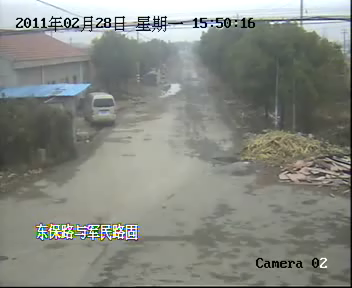
%> input picture MY MAT LIB/Leaf/bmp/1000_1065.avi.bmp, 352 x 288 px
$ octave --eval "lab2_exp(imread('../bmp/1000_1065.avi.bmp'));"   (GNU Octave 9; MATLAB toolbox functions it lacks are replaced by stand-ins)
%> lines starting %> are read from the running program, lines starting %| are printed output that depends on the picture; in (x1, y1, x2, y2) boxes, pixels count from 0 and x2, y2 are one past the last pixel; in counts of white or black regions, pixels touching at a corner belong together; the program's own positions count from 1
function [] = lab2_exp( rgb )
%%
T_lab = 128;

%%
cform = makecform('srgb2lab');
lab = applycform(rgb, cform);
%> lab: size 288x352x3 uint8; mean of channels 1, 2, 3 142.9, 126, 131.3

a = lab(:,:,2);
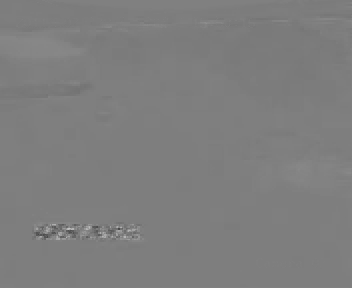
%> a: size 288x352 uint8; min 71, max 195, mean 126
b = lab(:,:,3);
figure(1);
subplot(121);imhist(a);
subplot(122);imhist(b);
%> after `imhist(b)`:
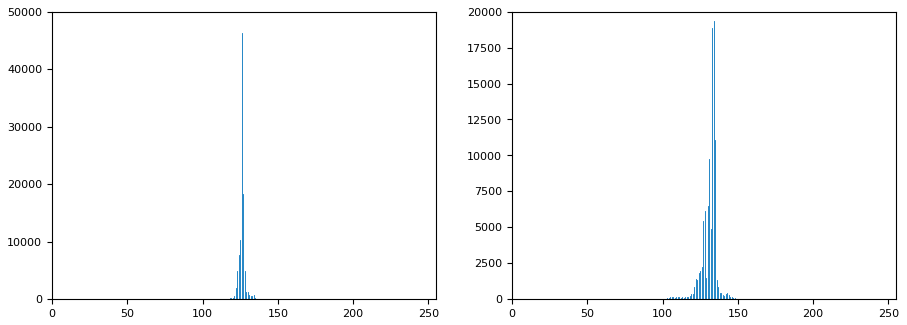
%> figure redrawn from the program's plot data, 2 panels; panel 1: highest point at x = 126, y = 46244; panel 2: highest point at x = 134, y = 19388

mask = uint8(a<T_lab );
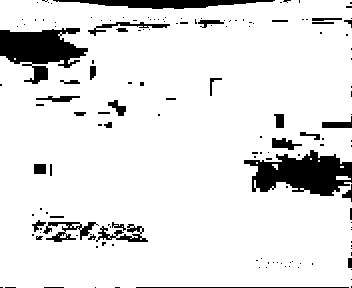
%> mask: size 288x352 uint8; values 0 (black) and 1 (white), 89.6% white; 153 black regions (116 under 20 px), largest, box (x1, y1, x2, y2) and area: (244, 150, 352, 196) 3011, (0, 28, 88, 84) 2654, (53, 0, 275, 9) 1199
redA = mask .* rgb(:,:,2);
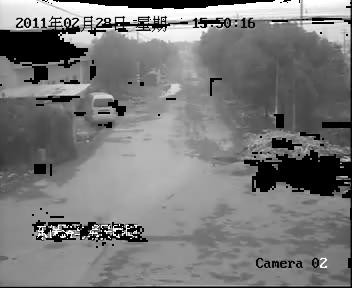
%> redA: size 288x352 uint8; min 0, max 255, mean 122.5
figure(2);
subplot(221);imshow(rgb);title('origin');
subplot(223);imshow(a);title('a*');
subplot(224);imshow(b);title('b*');
% nrows = size(ab,1);
% ncols = size(ab,2);
% ab = reshape(ab,nrows*ncols,2);

end
